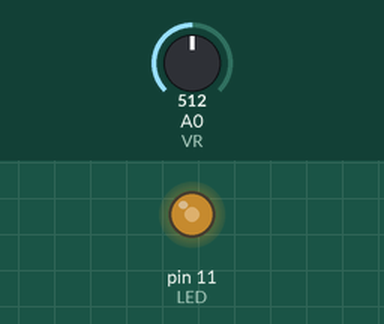
Recording of a sketch running on a simulated Arduino Uno, built with avr-gcc and run on an emulated ATmega328P. On the bench: output pins drawn as LEDs (lit = HIGH). The test bench sets the inputs (shaded band); at power-on: A0 (VR) = 512.

Above: at 1.2 s.
1.3 s: A0 (VR) set to 716
At 2.5 s:
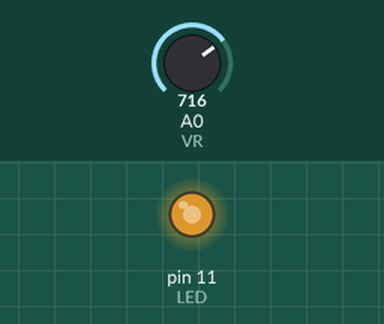
2.8 s: A0 (VR) set to 900
At 3.9 s:
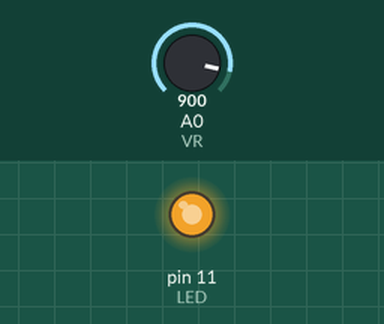
4.3 s: A0 (VR) set to 122
At 5.0 s:
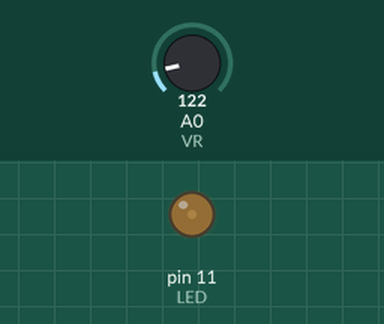
5.8 s: A0 (VR) set to 0
At 6.2 s:
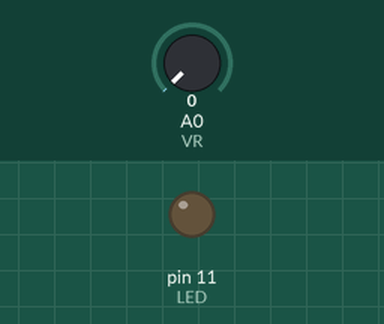
Timing chart, 0 to 8.3 s (numbered marks = the images above; inputs shaded):
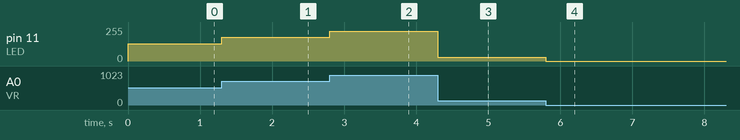

The sketch:

55p.ino
```cpp
#define LED 11
#define VR A0


void setup() {
  // put your setup code here, to run once:
Serial.begin(9600);
}

void loop() {
  int analogValue = analogRead(VR);
  analogWrite(LED, analogValue / 4);

  // put your main code here, to run repeatedly:

}
```

Measured:
- after the input at 1.3 s, pin 11 (LED): 128/255 → 179/255 at once
- after the input at 2.8 s, pin 11 (LED): 179/255 → 225/255 at once
- after the input at 4.3 s, pin 11 (LED): 225/255 → 30/255 at once
- after the input at 5.8 s, pin 11 (LED): 30/255 → 0/255 at once
